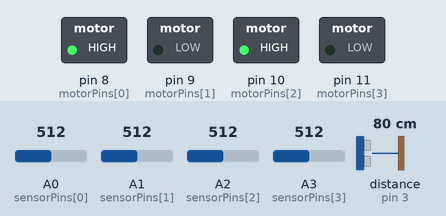
A sketch run on a simulated Arduino Uno, built with avr-gcc and run on an emulated ATmega328P. Shown: switched loads named in the sketch (green lamp = pin HIGH). Wiring (inferred from the names in the program): ultrasonic range finder: trigger pin 2; echo pin 3. The inputs (shaded band) are chosen by the test bench; at power-on: A0 (sensorPins[0]) = 512, A1 (sensorPins[1]) = 512, A2 (sensorPins[2]) = 512, A3 (sensorPins[3]) = 512, distance to the obstacle (sensor on pin 3) 80 cm. The echo pulse lasts 58.3 µs per cm; pins used as bus, display or sensor lines are not drawn.

Above: at 0.1 s.
Timing chart, 0 to 1.6 s (numbered marks = the images above):
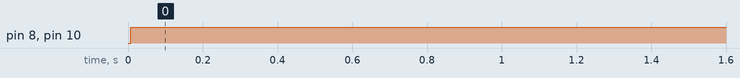

Measured:
- by itself, pin 8 (motorPins[0]), pin 10 (motorPins[2]): LOW → HIGH at 0.01 s

The sketch:

main.ino
```cpp
const int trig = 2;
const int echo = 3;
const int THRESHOLD = 500;

const int sensorPins[] = {A0, A1, A2, A3};
const int motorPins[] = {8, 9, 10, 11};

const int sensorValues[4] = {0, THRESHOLD, THRESHOLD, THRESHOLD};

void setup() {
  Serial.begin(9600);
  pinMode(trig, OUTPUT);
  pinMode(echo, INPUT);
  for (int i = 0; i < 4; i++) {
    pinMode(sensorPins[i], INPUT);
    pinMode(motorPins[i], OUTPUT);
  }
}

void controlMotor(int motorPin1, int motorPin2, int direction, int delayTime) {
  digitalWrite(motorPin1, direction);
  digitalWrite(motorPin2, !direction);
  delay(delayTime);
}

void ultrasonic() {
  long distance;
  int duration;

  digitalWrite(trig, LOW);
  delayMicroseconds(2);
  digitalWrite(trig, HIGH);
  delayMicroseconds(10);
  digitalWrite(trig, LOW);

  duration = pulseIn(echo, HIGH);
  distance = duration * 0.034 / 2;

  if (distance < 20) {
    controlMotor(motorPins[0], motorPins[1], HIGH, 1); // Both motors forward
  } else {
    controlMotor(motorPins[2], motorPins[3], HIGH, 1); // Both motors backward
  }
}

void loop() {
  ultrasonic();
  int sensorData = 0;
  for (int i = 0; i < 4; i++) {
    if (analogRead(sensorPins[i]) > THRESHOLD) {
      sensorData |= (1 << i);
    }
  }

  switch (sensorData) {
    case 1: // 0001
      controlMotor(motorPins[1], motorPins[3], HIGH, 1000); // Right Back White
      break;
    case 2: // 0010
      controlMotor(motorPins[0], motorPins[2], HIGH, 1000); // Left Back White
      break;
    case 3: // 0011
      controlMotor(motorPins[1], motorPins[3], HIGH, 1000); // Right Back White
      break;
    case 4: // 0100
      controlMotor(motorPins[0], motorPins[2], HIGH, 1000); // Left Front White
      break;
    case 5: // 0101
      controlMotor(motorPins[0], motorPins[2], HIGH, 1000); // Left Front White
      break;
    case 6: // 0110
      controlMotor(motorPins[2], motorPins[3], HIGH, 1000); // Back Left & Right White
      break;
    case 7: // 0111
      controlMotor(motorPins[2], motorPins[3], HIGH, 1000); // Back Left & Right White
      break;
    case 8: // 1000
      controlMotor(motorPins[0], motorPins[2], HIGH, 1000); // Left Front White
      break;
    case 9: // 1001
      controlMotor(motorPins[0], motorPins[1], HIGH, 1); // Front Left & Back Right White
      break;
    case 10: // 1010
      controlMotor(motorPins[0], motorPins[2], HIGH, 1000); // Left Front & Back Left White
      break;
    case 11: // 1011
      controlMotor(motorPins[2], motorPins[3], HIGH, 1000); // Back Left & Right White
      break;
    case 12: // 1100
      controlMotor(motorPins[0], motorPins[1], HIGH, 1); // Front Left & Front Right White
      break;
    case 13: // 1101
      controlMotor(motorPins[2], motorPins[3], HIGH, 1000); // Back Left & Right White
      break;
    case 14: // 1110
      controlMotor(motorPins[2], motorPins[3], HIGH, 1000); // Back Left & Right White
      break;
    default: // All Black
      controlMotor(motorPins[0], motorPins[1], HIGH, 1); // Both motors forward
      break;
  }
}
```
